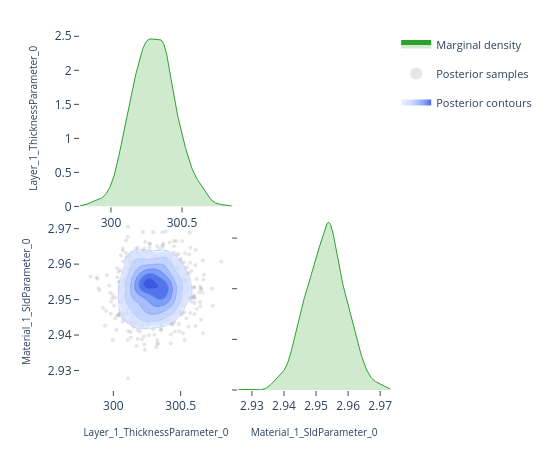

Notebook code for this chart:
### Code cell
# ---- Pairwise focus: thickness vs SLD ---------------------------------------
# A 2-parameter corner plot zooms in on the joint posterior for a specific
# pair.  This is the same view the EasyReflectometryApp's "2D Heatmap"
# sub-tab uses to inspect parameter degeneracies.


params_of_interest = ['Layer_1_ThicknessParameter_0', 'Material_1_SldParameter_0']
idx = [posterior.param_names.index(p) for p in params_of_interest]
subset_draws = np.asarray(posterior.draws)[:, idx]

fig = plot_corner(subset_draws, params_of_interest)
fig.show()

### Figure 1 — Plotly figure (JSON) as saved in the notebook; plotly's stock layout.template omitted (floating-point values rounded to 4 significant figures; data arrays with more than 128 entries replaced by an {"elided": "..."} marker saying what was removed)
{"data": [{"fill": "tozeroy", "fillcolor": "rgba(44, 160, 44, 0.22)", "hoverinfo": "skip", "legendgroup": "marginal", "line": {"color": "rgb(44, 160, 44)", "width": 1}, "mode": "lines", "name": "Marginal density", "showlegend": true, "type": "scatter", "x": {"elided": "256 float values"}, "xaxis": "x", "y": {"elided": "256 float values"}, "yaxis": "y"}, {"hoverinfo": "skip", "legendgroup": "scatter", "marker": {"color": "rgba(140, 140, 140, 0.22)", "size": 4}, "mode": "markers", "name": "Posterior samples", "showlegend": true, "type": "scatter", "x": {"elided": "800 float values"}, "xaxis": "x3", "y": {"elided": "800 float values"}, "yaxis": "y3", "zorder": 0}, {"colorscale": [[0.0, "rgba(224, 233, 255, 0.62)"], [0.35, "rgba(183, 203, 255, 0.70)"], [0.6, "rgba(138, 169, 252, 0.78)"], [0.82, "rgba(96, 131, 242, 0.84)"], [1.0, "rgba(58, 86, 224, 0.90)"]], "connectgaps": false, "contours": {"coloring": "fill", "end": 158.3, "showlabels": false, "showlines": false, "size": 24.99, "start": 33.33}, "hoverinfo": "skip", "legendgroup": "contour", "name": "Posterior contours", "showlegend": true, "showscale": false, "type": "contour", "x": [299.8, 299.8, 299.8, 299.8, 299.8, 299.8, 299.9, 299.9, 299.9, 299.9, 299.9, 299.9, 299.9, 300.0, 300.0, 300.0, 300.0, 300.0, 300.0, 300.0, 300.1, 300.1, 300.1, 300.1, 300.1, 300.1, 300.1, 300.1, 300.2, 300.2, 300.2, 300.2, 300.2, 300.2, 300.2, 300.3, 300.3, 300.3, 300.3, 300.3, 300.3, 300.3, 300.4, 300.4, 300.4, 300.4, 300.4, 300.4, 300.4, 300.4, 300.5, 300.5, 300.5, 300.5, 300.5, 300.5, 300.5, 300.6, 300.6, 300.6, 300.6, 300.6, 300.6, 300.6, 300.6, 300.7, 300.7, 300.7, 300.7, 300.7, 300.7, 300.7, 300.8, 300.8, 300.8, 300.8, 300.8, 300.8, 300.8, 300.9], "xaxis": "x3", "y": [2.926, 2.926, 2.927, 2.927, 2.928, 2.929, 2.929, 2.93, 2.93, 2.931, 2.932, 2.932, 2.933, 2.933, 2.934, 2.935, 2.935, 2.936, 2.936, 2.937, 2.938, 2.938, 2.939, 2.939, 2.94, 2.941, 2.941, 2.942, 2.942, 2.943, 2.944, 2.944, 2.945, 2.945, 2.946, 2.947, 2.947, 2.948, 2.948, 2.949, 2.95, 2.95, 2.951, 2.951, 2.952, 2.953, 2.953, 2.954, 2.954, 2.955, 2.956, 2.956, 2.957, 2.957, 2.958, 2.959, 2.959, 2.96, 2.96, 2.961, 2.962, 2.962, 2.963, 2.963, 2.964, 2.965, 2.965, 2.966, 2.966, 2.967, 2.968, 2.968, 2.969, 2.969, 2.97, 2.971, 2.971, 2.972, 2.972, 2.973], "yaxis": "y3", "z": {"elided": "80x80 float values"}, "zmax": 158.3, "zmin": 33.33, "zorder": 1}, {"colorscale": [[0.0, "rgba(183, 203, 255, 0.94)"], [0.35, "rgba(183, 203, 255, 0.94)"], [0.35, "rgba(138, 169, 252, 0.95)"], [0.6, "rgba(138, 169, 252, 0.95)"], [0.6, "rgba(96, 131, 242, 0.96)"], [0.82, "rgba(96, 131, 242, 0.96)"], [0.82, "rgba(58, 86, 224, 0.98)"], [1.0, "rgba(58, 86, 224, 0.98)"]], "contours": {"coloring": "lines", "end": 158.3, "showlabels": false, "size": 24.99, "start": 33.33}, "hoverinfo": "skip", "legendgroup": "contour", "line": {"width": 0.9}, "showlegend": false, "showscale": false, "type": "contour", "x": [299.8, 299.8, 299.8, 299.8, 299.8, 299.8, 299.9, 299.9, 299.9, 299.9, 299.9, 299.9, 299.9, 300.0, 300.0, 300.0, 300.0, 300.0, 300.0, 300.0, 300.1, 300.1, 300.1, 300.1, 300.1, 300.1, 300.1, 300.1, 300.2, 300.2, 300.2, 300.2, 300.2, 300.2, 300.2, 300.3, 300.3, 300.3, 300.3, 300.3, 300.3, 300.3, 300.4, 300.4, 300.4, 300.4, 300.4, 300.4, 300.4, 300.4, 300.5, 300.5, 300.5, 300.5, 300.5, 300.5, 300.5, 300.6, 300.6, 300.6, 300.6, 300.6, 300.6, 300.6, 300.6, 300.7, 300.7, 300.7, 300.7, 300.7, 300.7, 300.7, 300.8, 300.8, 300.8, 300.8, 300.8, 300.8, 300.8, 300.9], "xaxis": "x3", "y": [2.926, 2.926, 2.927, 2.927, 2.928, 2.929, 2.929, 2.93, 2.93, 2.931, 2.932, 2.932, 2.933, 2.933, 2.934, 2.935, 2.935, 2.936, 2.936, 2.937, 2.938, 2.938, 2.939, 2.939, 2.94, 2.941, 2.941, 2.942, 2.942, 2.943, 2.944, 2.944, 2.945, 2.945, 2.946, 2.947, 2.947, 2.948, 2.948, 2.949, 2.95, 2.95, 2.951, 2.951, 2.952, 2.953, 2.953, 2.954, 2.954, 2.955, 2.956, 2.956, 2.957, 2.957, 2.958, 2.959, 2.959, 2.96, 2.96, 2.961, 2.962, 2.962, 2.963, 2.963, 2.964, 2.965, 2.965, 2.966, 2.966, 2.967, 2.968, 2.968, 2.969, 2.969, 2.97, 2.971, 2.971, 2.972, 2.972, 2.973], "yaxis": "y3", "z": {"elided": "80x80 float values"}, "zmax": 158.3, "zmin": 33.33, "zorder": 2}, {"fill": "tozeroy", "fillcolor": "rgba(44, 160, 44, 0.22)", "hoverinfo": "skip", "legendgroup": "marginal", "line": {"color": "rgb(44, 160, 44)", "width": 1}, "mode": "lines", "name": "Marginal density", "showlegend": false, "type": "scatter", "x": {"elided": "256 float values"}, "xaxis": "x4", "y": {"elided": "256 float values"}, "yaxis": "y4"}], "layout": {"height": 450, "legend": {"font": {"size": 11}, "itemsizing": "constant", "orientation": "v", "x": 1.02, "xanchor": "left", "y": 1.0, "yanchor": "top"}, "margin": {"b": 60, "l": 80, "r": 160, "t": 30}, "plot_bgcolor": "white", "showlegend": true, "width": 550, "xaxis": {"anchor": "y", "domain": [0.0, 0.49], "showgrid": false, "ticks": "outside", "zeroline": false}, "xaxis2": {"anchor": "y2", "domain": [0.51, 1.0], "showgrid": false, "ticks": "outside", "visible": false, "zeroline": false}, "xaxis3": {"anchor": "y3", "domain": [0.0, 0.49], "showgrid": false, "ticks": "outside", "title": {"font": {"size": 10}, "text": "Layer_1_ThicknessParameter_0"}, "zeroline": false}, "xaxis4": {"anchor": "y4", "domain": [0.51, 1.0], "showgrid": false, "ticks": "outside", "title": {"font": {"size": 10}, "text": "Material_1_SldParameter_0"}, "zeroline": false}, "yaxis": {"anchor": "x", "domain": [0.51, 1.0], "showgrid": false, "ticks": "outside", "title": {"font": {"size": 10}, "text": "Layer_1_ThicknessParameter_0"}, "zeroline": false}, "yaxis2": {"anchor": "x2", "domain": [0.51, 1.0], "showgrid": false, "ticks": "outside", "visible": false, "zeroline": false}, "yaxis3": {"anchor": "x3", "domain": [0.0, 0.49], "showgrid": false, "ticks": "outside", "title": {"font": {"size": 10}, "text": "Material_1_SldParameter_0"}, "zeroline": false}, "yaxis4": {"anchor": "x4", "domain": [0.0, 0.49], "showgrid": false, "showticklabels": false, "ticks": "outside", "zeroline": false}}}
